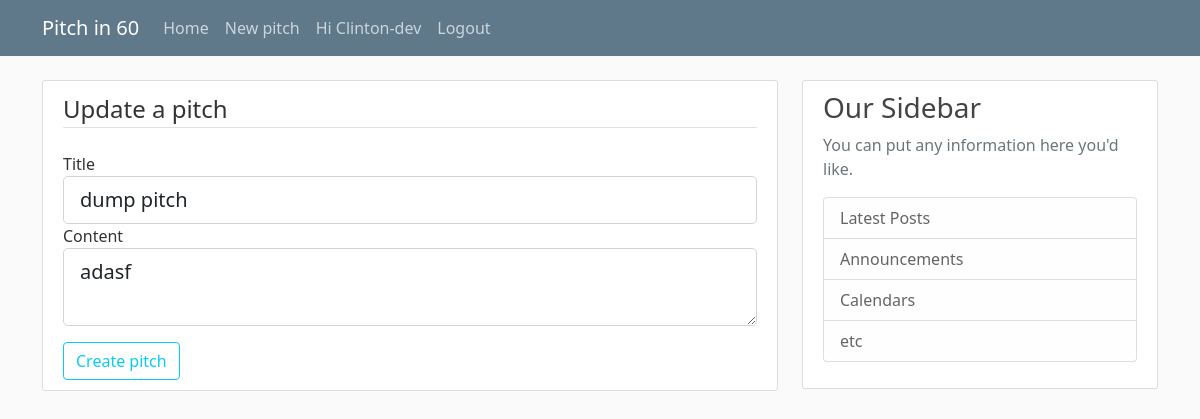
The app's page /pitch/update/11 (signed in) with its own data.
### pitch/models.py (models this page shows, shortened)
class User(db.Model, UserMixin):
    id = db.Column(db.Integer, primary_key=True)
    username = db.Column(db.String(20), unique=True, nullable=False)
    email = db.Column(db.String(120), unique=True, nullable=False)
    image_file = db.Column(db.String(20), nullable=False, default='default.png')
    password = db.Column(db.String(60), nullable=False)
    pitches = db.relationship('Pitch', backref='author', lazy=True)

class Pitch(db.Model):
    id = db.Column(db.Integer, primary_key=True)
    title = db.Column(db.String(100), nullable=False)
    date_posted = db.Column(db.DateTime, nullable=False, default=datetime.utcnow)
    content = db.Column(db.Text, nullable=False)
    user_id = db.Column(db.Integer, db.ForeignKey('user.id'), nullable=False)

### pitch/pitches/routes.py (the view)
@pitches.route("/pitch/update/<int:pitch_id>", methods=['POST','GET'])
@login_required
def update_pitch(pitch_id):
    pitch = Pitch.query.get_or_404(pitch_id)
    if current_user != pitch.author:
        abort(403)
    form = PitchForm()
    if form.validate_on_submit():
        pitch.title = form.title.data
        pitch.content = form.content.data
        db.session.commit()
        flash('Pitch updated successfully', 'success')
        return redirect(url_for('pitches.pitch', pitch_id=pitch.id))
    elif request.method == 'GET':
        form.title.data = pitch.title
        form.content.data = pitch.content
    return render_template("create_pitch.html", title="Update pitch", form = form, legend="Update a pitch")

### pitch/pitches/forms.py
class PitchForm(FlaskForm):
    title = StringField('Title', validators=[DataRequired()])
    content = TextAreaField('Content', validators=[DataRequired()])
    submit = SubmitField('Create pitch')

### pitch/models.py (called while the page is built)
@login_manager.user_loader
def load_user(user_id):
    return User.query.get(int(user_id))

### pitch/templates/create_pitch.html (shortened to what this page needs)
{% extends "layout.html" %}
{% block content %}
<div class="content-section">
    <form action="" method="post" enctype="multipart/form-data">
        <fieldset class="form-group">
            <legend class="border-bottom mb-4">{{ legend }}</legend>
            <div class="form-group">
                {{form.title.label(class="form-control-label")}}
                {% if form.title.errors%}
                    {{form.title(class="form-control form-control-lg is-invalid")}}
                    <div class="invalid-feedback">
                        {% for error in form.title.errors%}
                            <span>{{ error }}</span>
                        {% endfor %}
                    </div>
                {% else %}
                    {{form.title(class="form-control form-control-lg")}}
                {% endif %}
            </div>
            <div class="form-group mb-2">
                {{form.content.label(class="form-control-label")}}
                {% if form.content.errors%}
                    {{form.content(class="form-control form-control-lg is-invalid")}}
                    <div class="invalid-feedback">
                        {% for error in form.content.errors%}
                            <span>{{ error }}</span>
                        {% endfor %}
                    </div>
                {% else %}
                    {{form.content(class="form-control form-control-lg")}}
                {% endif %}
            </div>
        </fieldset>
        <div class="form-group">
            {{ form.submit(class="btn btn-outline-info mt-2")}}
        </div>
    </form>
</div>
{% endblock content %}

### pitch/templates/layout.html (shortened to what this page needs)
<!DOCTYPE html>
<html lang="en">
<head>
    <link href="https://cdn.jsdelivr.net/npm/bootstrap@5.0.2/dist/css/bootstrap.min.css" rel="stylesheet">
    <link rel="stylesheet" href="{{url_for('static', filename='styles.css')}}">
</head>
<body>
    <header class="site-header">
        <nav class="navbar navbar-expand-md navbar-dark bg-steel fixed-top">
          <div class="container">
            <a class="navbar-brand mr-4" href="{{url_for('main.index')}}">Pitch in 60</a>
            <div class="collapse navbar-collapse" id="navbarToggle">
              <div class="navbar-nav mr-auto">
                <a class="nav-item nav-link" href="{{url_for('main.index')}}">Home</a>
              </div>
              <div class="navbar-nav">
                {% if current_user.is_authenticated %}
                <a class="nav-item nav-link" href="{{url_for('pitches.new_pitch')}}"> New pitch </a>
                  <a class="nav-item nav-link" href="{{url_for('users.account')}}"> Hi {{ current_user.username }} </a>
                  <a class="nav-item nav-link" href="{{url_for('users.logout')}}">Logout</a>
                {% else %}
                  <a class="nav-item nav-link" href="{{url_for('users.login')}}">Login</a>
                  <a class="nav-item nav-link" href="{{url_for('users.signup')}}">Signup</a>
                {% endif %}
              </div>
            </div>
          </div>
        </nav>
      </header>
      <main role="main" class="container">
        <div class="row">
          <div class="col-md-8">
            {% block content %}{% endblock %}
          </div>
          <div class="col-md-4">
            <div class="content-section">
              <h3>Our Sidebar</h3>
              <p class='text-muted'>You can put any information here you'd like.
                <ul class="list-group">
                  <li class="list-group-item list-group-item-light">Latest Posts</li>
                  <li class="list-group-item list-group-item-light">Announcements</li>
                  <li class="list-group-item list-group-item-light">Calendars</li>
                  <li class="list-group-item list-group-item-light">etc</li>
                </ul>
              </p>
            </div>
          </div>
        </div>
      </main>
</body>
</html>

### pitch/static/styles.css (style rules this page uses)
body { background: #fafafa; color: #333333; margin-top: 5rem; }
h1, h2, h3, h4, h5, h6 { color: #444444; }
.bg-steel { background-color: #5f788a; }
.site-header .navbar-nav .nav-link { color: #cbd5db; }
.content-section { background: #ffffff; padding: 10px 20px; border: 1px solid #dddddd; border-radius: 3px; margin-bottom: 20px; }

### records on screen
User: username "Clinton-dev"
Pitch: title "dump pitch", content "adasf"

### other values on screen
{{ legend }} "Update a pitch"
